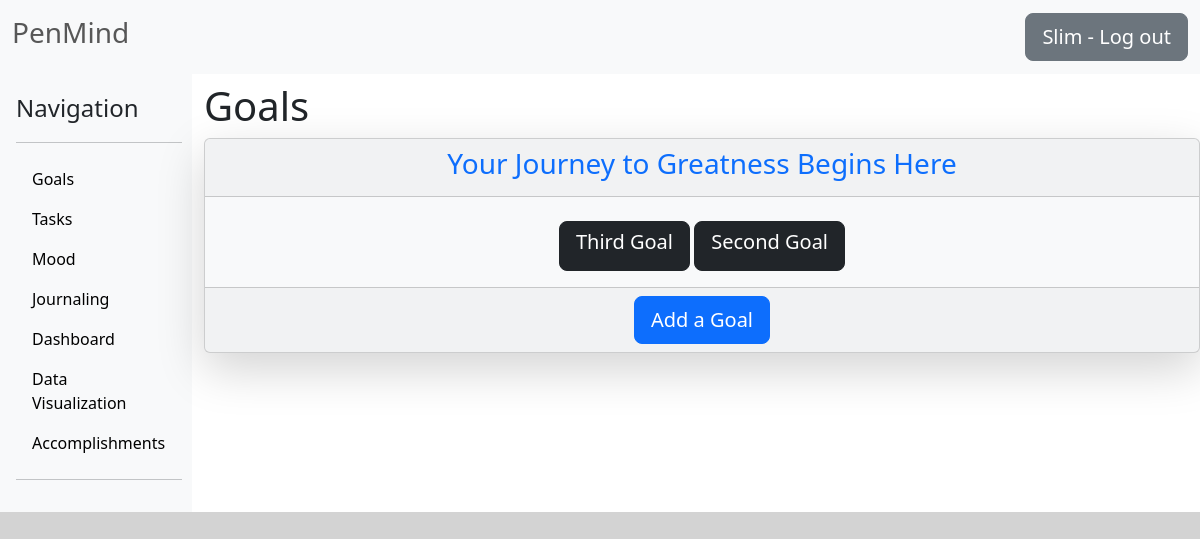
/list_endeavor/ (signed in), run on an earlier commit of the app's database.
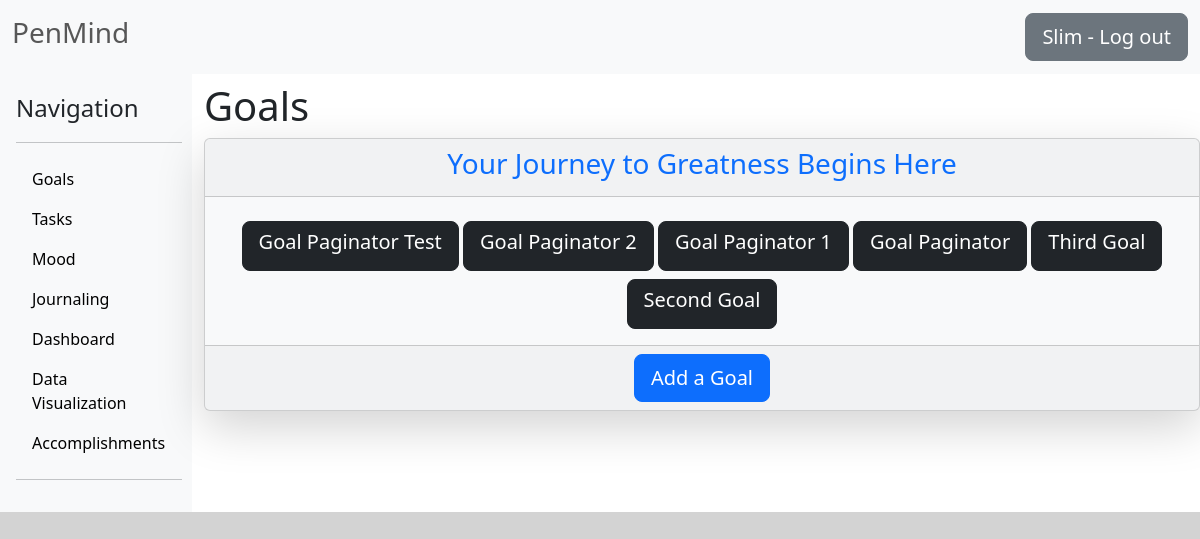
And on a later commit of the database.
### Endeavors/models.py (models this page shows, shortened)
class Endeavor(models.Model):
    author = models.ForeignKey(User, on_delete=models.CASCADE)
    title = models.CharField(max_length=100, null=True)
    start_date = models.DateField(null=True)
    class Meta:
        ordering = ["-id"]

### Endeavors/views.py (the view)
# urls.py: path('list_endeavor/', login_required(ListEndeavorView.as_view()), name='list_endeavor'),
class ListEndeavorView(ListView):
    model = Endeavor
    template_name = "Endeavors/list_endeavor.html"
    context_object_name = "goals"
    ordering = ["-pk"]
    paginate_by = 3
    def get_context_data(self, **kwargs):
        form1 = EndeavorModelForm()
        multiple_form = MultipleTaskForms()
        context = super().get_context_data(**kwargs)
        context["goals"] = Endeavor.objects.filter(author=self.request.user)
        context["form"] = form1
        context["multiple_form"] = multiple_form
        return context

### Endeavors/templates/Endeavors/list_endeavor.html (shortened to what this page needs)
{% extends "Journaling/base.html" %}
{% load crispy_forms_tags %}
{% block content %}
<h1 class="text ml-4 mt-2">Goals</h1>
    {% if goals %}
        <div class="card text-center text-primary ml-4 mt-2 shadow-lg bg-light">
          <div class="card-header">
              <h3>Your Journey to Greatness Begins Here</h3>
          </div>
          <div class="card-body">
          {%  for goal in goals  %}
            <a href="{% url 'detail_endeavor' goal.id %}" class="btn btn-dark btn-lg mt-2">
                <h5>{{ goal.title|title }}</h5>
            </a>
          {% endfor %}
          </div>
          <div class="card-footer text-body-secondary">
            <div class="text-center">
                <a href="{% url 'create_endeavor' %}" class="btn btn-primary btn-lg">Add a Goal</a>
            </div>
        </div>
    {% endif %}
{% endblock content %}

What changed in the data, as far as the page shows it:
added Endeavor: title "Goal Paginator Test"
added Endeavor: title "Goal Paginator 2"
added Endeavor: title "Goal Paginator 1"
added Endeavor: title "Goal Paginator"
